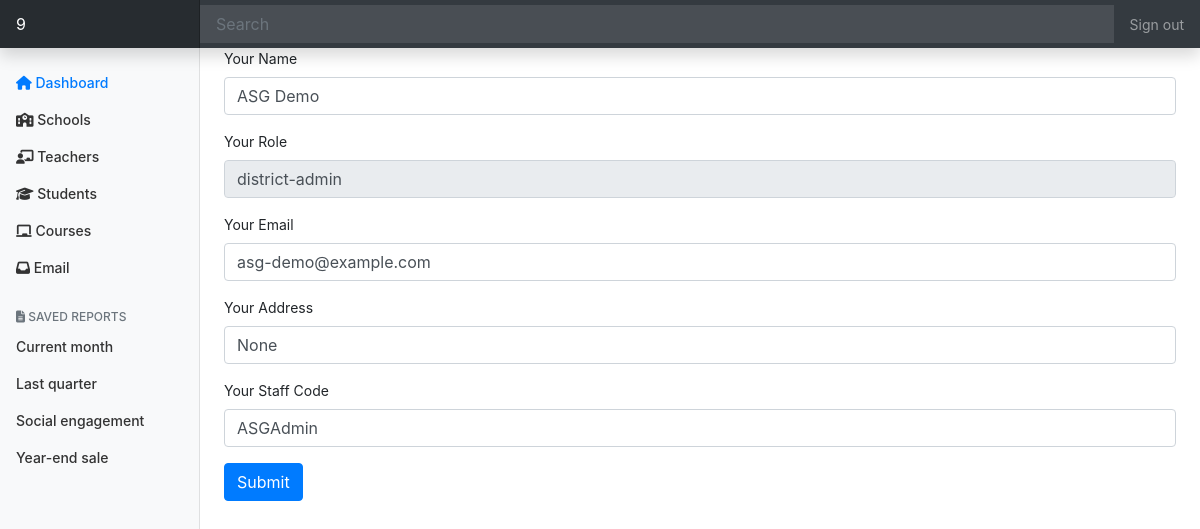
The page /profile (signed in) on the database as committed earlier.
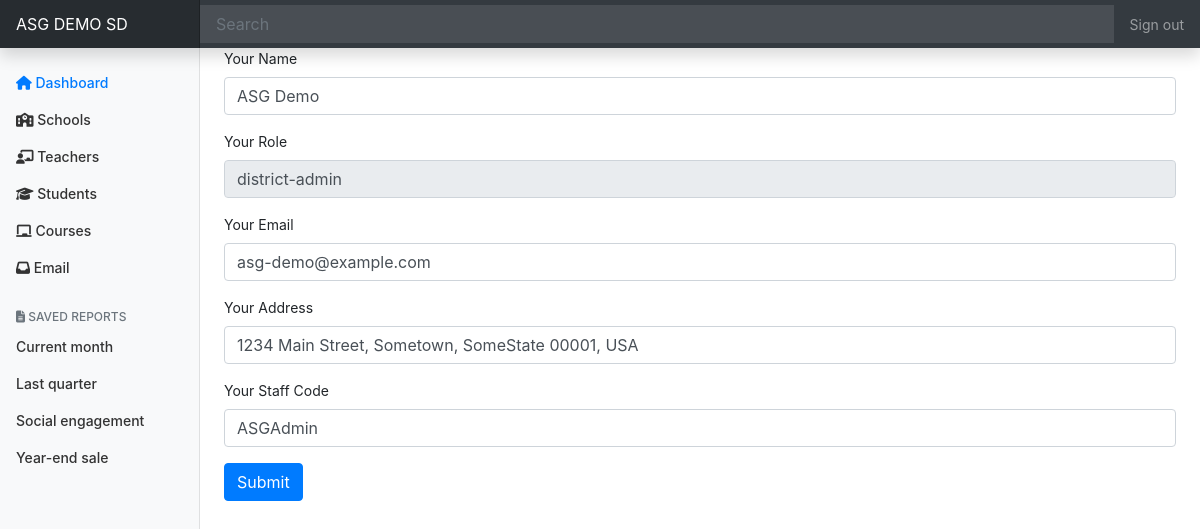
The same page on the database as committed later.
### tables this page shows
CREATE TABLE "users" (
	"user_id"	INTEGER PRIMARY KEY AUTOINCREMENT,
	"school_id"	INTEGER,
	"name"	TEXT,
	"username"	TEXT,
	"password"	TEXT,
	"role"	TEXT,
	"district_id"	INTEGER,
	"email"	TEXT,
	"verification"	TEXT,
	"address"	TEXT,
	"role_description"	INTEGER,
	"code"	TEXT
);

### app.py (the view)
@app.route("/profile")
@login_required
def profile():
    user = c.execute("SELECT * FROM users WHERE user_id=:u_id", {"u_id": session.get("user_id")}).fetchall()[0]
    return render_template("district-admin/profile.html", user=user)

### helpers.py (called while the page is built)
def login_required(f):
    @wraps(f)
    def decorated_function(*args, **kwargs):
        if session.get("user_id") is None:
            return redirect("/login?next=" + request.path)
        return f(*args, **kwargs)
    return decorated_function

### templates/district-admin/profile.html (shortened to what this page needs)
{% extends "district-admin/dashboard-layout.html" %}
{% block main %}
    <form action="/profile" method="POST">
        <div class="form-group">
            <label for="exampleInputEmail1">Your Name</label>
            <input type="text" class="form-control" id="exampleInputEmail1" aria-describedby="emailHelp" name="name" value="{{ user[2] }}" required>
        </div>
        <div class="form-group">
            <label for="exampleInputEmail1">Your Role</label>
            <input type="text" class="form-control" id="exampleInputEmail1" aria-describedby="emailHelp" value="{{ user[5] }}" required readonly>
        </div>
        <div class="form-group">
            <label for="exampleInputEmail1">Your Email</label>
            <input type="text" class="form-control" id="exampleInputEmail1" aria-describedby="emailHelp" name="role" value="{{ user[7] }}" required>
        </div>
        <div class="form-group">
            <label for="exampleInputEmail1">Your Address</label>
            <input type="email" class="form-control" id="exampleInputEmail1" aria-describedby="emailHelp" name="email" value="{{ user[9] }}" required>
        </div>
        <div class="form-group">
            <label for="exampleInputEmail1">Your Staff Code</label>
            <input type="text" class="form-control" id="exampleInputEmail1" aria-describedby="emailHelp" name="s_code" value="{{ user[11] }}" required>
        </div>
        <button type="submit" class="btn btn-primary">Submit</button>
    </form>
{% endblock %}

### templates/district-admin/dashboard-layout.html (shortened to what this page needs)
<!doctype html>
<html lang="en">
  <head>
    <link rel="stylesheet" href="https://stackpath.bootstrapcdn.com/bootstrap/4.5.0/css/bootstrap.min.css">
    <link href="/static/district-admin-dashboard.css" rel="stylesheet">
  </head>
  <body>
    <nav class="navbar navbar-dark sticky-top bg-dark flex-md-nowrap p-0 shadow">
  <a class="navbar-brand col-md-3 col-lg-2 mr-0 px-3" href="/district-admin/{{ session['district_code'] }}">{{ session["district_name"] }}</a>
  <input class="form-control form-control-dark w-100" type="text" placeholder="Search" aria-label="Search">
  <ul class="navbar-nav px-3">
    <li class="nav-item text-nowrap">
      <a class="nav-link" href="/logout">Sign out</a>
    </li>
  </ul>
</nav>
<div class="container-fluid">
  <div class="row">
    <nav id="sidebarMenu" class="col-md-3 col-lg-2 d-md-block bg-light sidebar collapse">
      <div class="sidebar-sticky pt-3">
        <ul class="nav flex-column">
          <li class="nav-item">
            <a class="nav-link" href="/district-admin/{{ session['district_code'] }}" id="dashboard">
                <i class="fas fa-home"></i>
              Dashboard <span class="sr-only">(current)</span>
            </a>
          </li>
          <li class="nav-item">
            <a class="nav-link" href="/district-admin/{{ session['district_code'] }}/schools" id="schools">
                <i class="fas fa-school"></i>
               Schools
            </a>
          </li>
          <li class="nav-item">
            <a class="nav-link" href="/district-admin/{{ session['district_code'] }}/teachers" id="teachers">
                <i class="fas fa-chalkboard-teacher"></i>
              Teachers
            </a>
          </li>
          <li class="nav-item">
            <a class="nav-link" href="/district-admin/{{ session['district_code'] }}/students" id="students">
                <i class="fas fa-graduation-cap"></i>
              Students
            </a>
          </li>
          <li class="nav-item">
            <a class="nav-link" href="/district-admin/{{ session['district_code'] }}/courses" id="courses">
              <i class="fas fa-chalkboard"></i>
              Courses
            </a>
          </li>
          <li class="nav-item">
            <a class="nav-link" href="/email" id="email">
              <i class="fas fa-inbox"></i>
              Email
            </a>
          </li>
        </ul>
        <h6 class="sidebar-heading d-flex justify-content-between align-items-center px-3 mt-4 mb-1 text-muted">
          <span><i class="fas fa-file-alt"></i> Saved reports</span>
        </h6>
        <ul class="nav flex-column mb-2">
          <li class="nav-item">
            <a class="nav-link" href="#">
              Current month
            </a>
          </li>
          <li class="nav-item">
            <a class="nav-link" href="#">
              Last quarter
            </a>
          </li>
          <li class="nav-item">
            <a class="nav-link" href="#">
              Social engagement
            </a>
          </li>
          <li class="nav-item">
            <a class="nav-link" href="#">
              Year-end sale
            </a>
          </li>
        </ul>
      </div>
    </nav>
    <main role="main" class="col-md-9 ml-sm-auto col-lg-10 px-md-4">
        {% block main %}{% endblock %}
    </main>
  </div>
</div>
</html>

### static/district-admin-dashboard.css (style rules this page uses)
body { font-size: .875rem; }
.sidebar { position: fixed; top: 0; bottom: 0; left: 0; z-index: 100; padding: 48px 0 0; box-shadow: inset -1px 0 0 rgba(0, 0, 0, .1); }
.sidebar-sticky { position: relative; top: 0; height: calc(100vh - 48px); padding-top: .5rem; overflow-x: hidden; overflow-y: auto; }
.sidebar .nav-link { font-weight: 500; color: #333; }
.sidebar .nav-link.active { color: #007bff; }
.sidebar-heading { font-size: .75rem; text-transform: uppercase; }
.navbar-brand { padding-top: .75rem; padding-bottom: .75rem; font-size: 1rem; background-color: rgba(0, 0, 0, .25); box-shadow: inset -1px 0 0 rgba(0, 0, 0, .25); }
.navbar .form-control { padding: .75rem 1rem; border-width: 0; border-radius: 0; }
.form-control-dark { color: #fff; background-color: rgba(255, 255, 255, .1); border-color: rgba(255, 255, 255, .1); }

Rows that differ between the two databases and show on the page:
changed users "ASG Demo": email (not shown) → "1234 Main Street, Sometown, SomeState 00001, USA"
Other text that changed with them:
{{ session["district_name"] }}: "9" → "ASG DEMO SD"
form field email: "None" → (not shown)
